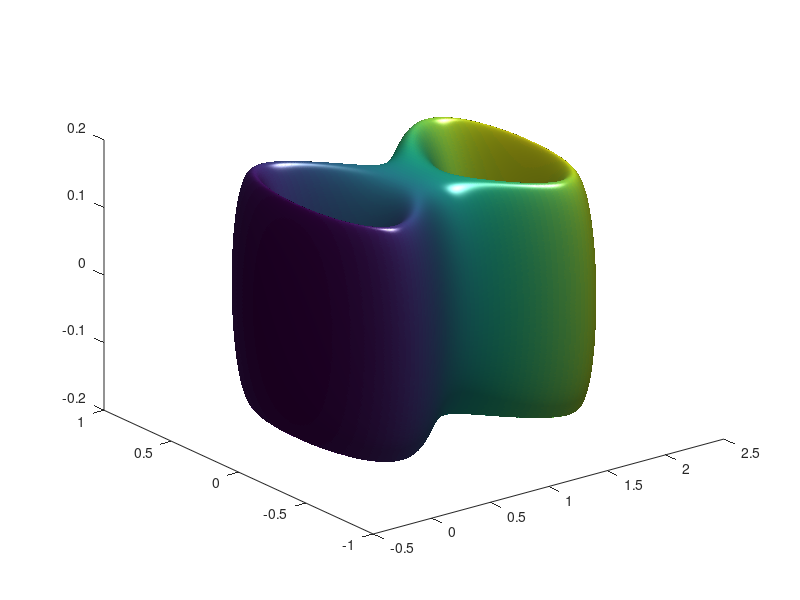

This figure's MATLAB source:
x = linspace(-0.1,2.1,200);
y = linspace(-0.75,0.75,200);
z = linspace(-0.2,0.2,200);

[X,Y,Z] = meshgrid(x,y,z);

F=(X.*((X-1).^2).*(X-2)+Y.^2).^2 + Z.^2;

isosurface(X,Y,Z,F,0.03,X)
